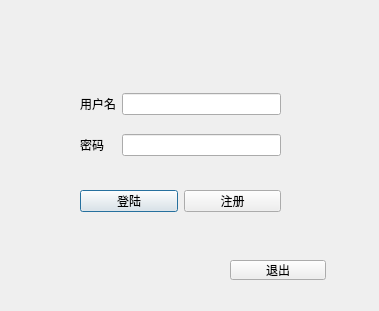
<?xml version="1.0" encoding="UTF-8"?>
<ui version="4.0">
 <class>LoginDialog</class>
 <widget class="QDialog" name="LoginDialog">
  <property name="geometry">
   <rect>
    <x>0</x>
    <y>0</y>
    <width>379</width>
    <height>311</height>
   </rect>
  </property>
  <property name="windowTitle">
   <string>Dialog</string>
  </property>
  <widget class="QWidget" name="layoutWidget">
   <property name="geometry">
    <rect>
     <x>80</x>
     <y>80</y>
     <width>201</width>
     <height>91</height>
    </rect>
   </property>
   <layout class="QGridLayout" name="gridLayout">
    <item row="0" column="0">
     <widget class="QLabel" name="label">
      <property name="text">
       <string>用户名</string>
      </property>
     </widget>
    </item>
    <item row="0" column="1">
     <widget class="QLineEdit" name="lineEdit_userName"/>
    </item>
    <item row="1" column="0">
     <widget class="QLabel" name="label_2">
      <property name="text">
       <string>密码</string>
      </property>
     </widget>
    </item>
    <item row="1" column="1">
     <widget class="QLineEdit" name="lineEdit_password"/>
    </item>
   </layout>
  </widget>
  <widget class="QWidget" name="layoutWidget">
   <property name="geometry">
    <rect>
     <x>80</x>
     <y>190</y>
     <width>201</width>
     <height>22</height>
    </rect>
   </property>
   <layout class="QHBoxLayout" name="horizontalLayout">
    <item>
     <widget class="QPushButton" name="pushButton_login">
      <property name="text">
       <string>登陆</string>
      </property>
     </widget>
    </item>
    <item>
     <widget class="QPushButton" name="pushButton_register">
      <property name="text">
       <string>注册</string>
      </property>
     </widget>
    </item>
   </layout>
  </widget>
  <widget class="QPushButton" name="pushButton_exit">
   <property name="geometry">
    <rect>
     <x>230</x>
     <y>260</y>
     <width>96</width>
     <height>20</height>
    </rect>
   </property>
   <property name="text">
    <string>退出</string>
   </property>
  </widget>
 </widget>
 <resources/>
 <connections>
  <connection>
   <sender>pushButton_exit</sender>
   <signal>clicked()</signal>
   <receiver>LoginDialog</receiver>
   <slot>close()</slot>
   <hints>
    <hint type="sourcelabel">
     <x>231</x>
     <y>200</y>
    </hint>
    <hint type="destinationlabel">
     <x>189</x>
     <y>155</y>
    </hint>
   </hints>
  </connection>
 </connections>
</ui>
